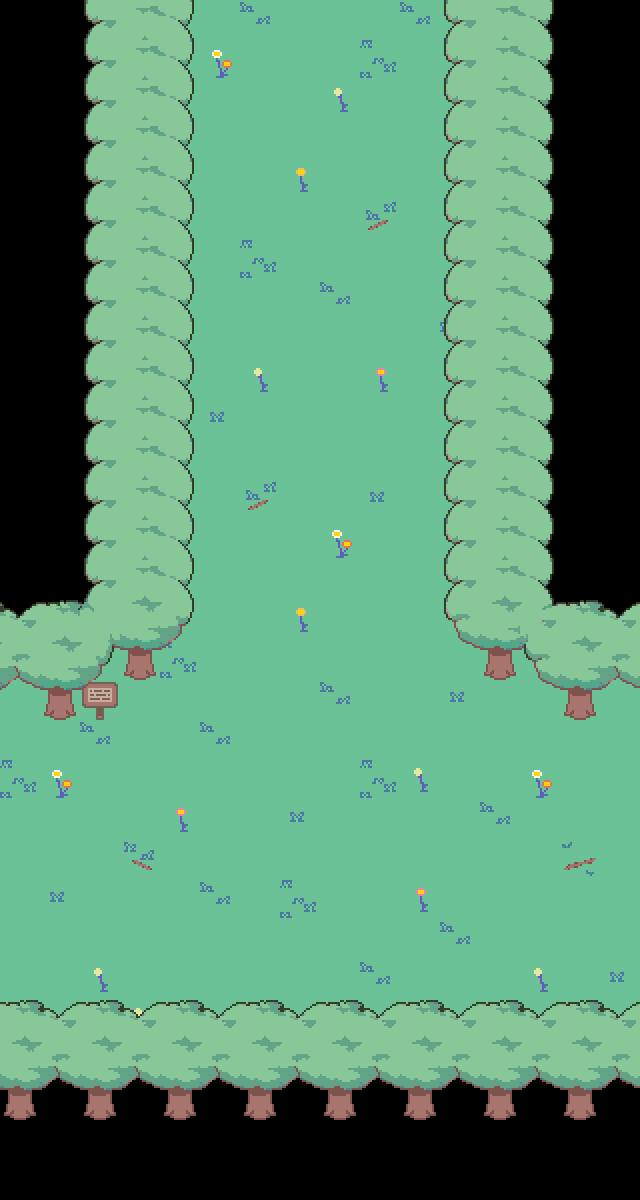

Below is a game level as drawn by its tile map, then a one-line description and the .tmx file that defines it, in full:
An orthogonal 16x30 tile map with 40x40 px tiles, 4 tile layers (Tile Layer 1, Tile Layer 4, Tile Layer 2, Copy of Tile Layer 2) and 14 objects (3x transition, 2x enemy, interactable, for2, fp2, ...).

<map version="1.9" tiledversion="1.9.0" orientation="orthogonal" renderorder="right-down" width="16" height="30" tilewidth="40" tileheight="40" infinite="0" nextlayerid="9" nextobjectid="18">
 <editorsettings>
  <export target="data.lua" format="lua" />
 </editorsettings>
 <properties>
  <property name="border" value="deoxynn/forest" />
  <property name="light" type="bool" value="true" />
  <property name="music" value="deoxynn_forest" />
 </properties>
 <tileset firstgid="1" source="../../../tilesets/woods.tsx" />
 <layer id="1" name="Tile Layer 1" width="16" height="30">
  <data encoding="csv">
0,0,0,56,56,56,56,56,56,56,56,56,56,0,0,0,
0,0,0,56,56,56,56,56,56,39,56,56,56,0,0,0,
0,0,0,56,56,56,56,56,38,56,56,56,56,0,0,0,
0,0,0,56,56,56,56,56,56,56,56,56,56,0,0,0,
0,0,0,56,56,56,56,56,56,56,56,56,56,0,0,0,
0,0,0,56,56,56,56,56,56,40,56,56,56,0,0,0,
0,0,0,56,56,56,39,56,56,56,56,56,56,0,0,0,
0,0,0,56,56,56,56,56,56,56,56,56,56,0,0,0,
0,0,0,56,56,56,56,56,56,56,56,47,56,0,0,0,
0,0,0,56,56,56,38,56,56,56,56,56,56,0,0,0,
0,0,0,56,56,40,56,56,56,56,56,56,56,0,0,0,
0,0,0,56,56,56,56,56,56,56,56,56,56,0,0,0,
0,0,0,56,56,56,11,56,56,40,56,56,56,0,0,0,
0,0,0,56,47,56,56,56,56,56,56,56,56,0,0,0,
0,0,0,56,56,56,56,56,56,56,56,56,56,0,0,0,
0,0,0,56,56,56,56,56,56,56,56,56,56,0,0,0,
56,56,56,56,39,56,56,56,56,56,56,56,56,56,56,56,
56,56,56,56,56,56,56,56,56,56,56,40,56,56,56,56,
56,56,56,56,56,56,56,56,56,56,56,56,56,56,56,56,
39,56,56,56,56,56,56,56,56,39,38,56,56,56,56,56,
56,56,56,56,56,56,56,40,56,56,56,56,56,56,56,56,
56,56,56,2147483658,56,56,56,56,56,56,56,56,56,56,10,56,
56,40,56,56,56,56,56,39,56,56,56,56,56,56,56,56,
56,56,56,56,56,56,56,56,56,56,56,56,56,56,56,56,
56,56,38,56,56,56,56,56,56,47,56,56,56,38,56,40,
56,56,56,38,56,56,56,56,56,56,56,56,56,56,56,56,
0,0,0,0,0,0,0,0,0,0,0,0,0,0,0,0,
0,0,0,0,0,0,0,0,0,0,0,0,0,0,0,0,
0,0,0,0,0,0,0,0,0,0,0,0,0,0,0,0,
0,0,0,0,0,0,0,0,0,0,0,0,0,0,0,0
</data>
 </layer>
 <layer id="4" name="Tile Layer 4" width="16" height="30">
  <data encoding="csv">
0,0,0,0,0,0,0,0,0,0,0,0,0,0,0,0,
0,0,0,0,0,0,0,0,0,0,0,0,0,0,0,0,
0,0,0,0,0,0,0,0,0,0,0,0,0,0,0,0,
0,0,0,0,0,0,0,0,0,0,0,0,0,0,0,0,
0,0,0,0,0,0,0,0,0,0,0,0,0,0,0,0,
0,0,0,0,0,0,0,0,0,0,0,0,0,0,0,0,
0,0,0,0,0,0,0,0,0,0,0,0,0,0,0,0,
0,0,0,0,0,0,0,0,0,0,0,0,0,0,0,0,
0,0,0,0,0,0,0,0,0,0,0,0,0,0,0,0,
0,0,0,0,0,0,0,0,0,0,0,0,0,0,0,0,
0,0,0,0,0,0,0,0,0,0,0,0,0,0,0,0,
0,0,0,0,0,0,0,0,0,0,0,0,0,0,0,0,
0,0,0,0,0,0,0,0,0,0,0,0,0,0,0,0,
0,0,0,0,0,0,0,0,0,0,0,0,0,0,0,0,
0,0,0,0,0,0,0,0,0,0,0,0,0,0,0,0,
0,0,0,0,0,0,0,0,0,0,0,0,0,0,0,0,
0,0,0,0,0,0,0,0,0,0,0,0,0,0,0,0,
0,0,306,0,0,0,0,0,0,0,0,0,0,0,0,0,
0,0,0,0,0,0,0,0,0,0,0,0,0,0,0,0,
0,0,0,0,0,0,0,0,0,0,0,0,0,0,0,0,
0,0,0,0,0,0,0,0,0,0,0,0,0,0,0,0,
0,0,0,0,0,0,0,0,0,0,0,0,0,0,0,0,
0,0,0,0,0,0,0,0,0,0,0,0,0,0,0,0,
0,0,0,0,0,0,0,0,0,0,0,0,0,0,0,0,
0,0,0,0,0,0,0,0,0,0,0,0,0,0,0,0,
0,0,0,0,0,0,0,0,0,0,0,0,0,0,0,0,
0,0,0,0,0,0,0,0,0,0,0,0,0,0,0,0,
0,0,0,0,0,0,0,0,0,0,0,0,0,0,0,0,
0,0,0,0,0,0,0,0,0,0,0,0,0,0,0,0,
0,0,0,0,0,0,0,0,0,0,0,0,0,0,0,0
</data>
 </layer>
 <layer id="2" name="Tile Layer 2" width="16" height="30">
  <data encoding="csv">
0,0,93,94,95,0,47,0,0,0,47,93,94,95,0,0,
0,0,93,94,95,23,0,0,0,0,0,93,94,95,0,0,
0,0,93,94,95,0,0,0,0,0,0,93,94,95,0,0,
0,0,93,94,95,0,0,0,0,0,0,93,94,95,0,0,
0,0,93,94,95,0,0,34,0,0,0,93,94,95,0,0,
0,0,93,94,95,0,0,0,0,11,0,93,94,95,0,0,
0,0,93,94,95,0,0,0,0,0,0,93,94,95,0,0,
0,0,93,94,95,0,0,0,47,0,0,93,94,95,0,0,
0,0,93,94,95,0,0,0,0,0,0,93,94,95,0,0,
0,0,93,94,95,0,0,0,0,45,0,93,94,95,0,0,
0,0,93,94,95,0,0,0,0,0,0,93,94,95,0,0,
0,0,93,94,95,0,0,0,0,0,0,93,94,95,0,0,
0,0,93,94,95,0,11,0,0,0,0,93,94,95,0,0,
0,0,93,94,95,0,0,0,23,0,0,93,94,95,0,0,
0,0,93,94,95,0,0,0,0,0,0,93,94,95,0,0,
135,134,190,101,102,0,0,34,0,0,0,100,101,192,193,135,
146,145,201,112,113,0,0,0,0,0,0,111,112,203,204,146,
157,156,212,0,0,0,0,0,47,0,0,0,0,214,215,157,
0,0,47,0,0,47,0,0,0,0,0,0,0,0,0,0,
0,23,0,0,0,0,0,0,0,0,0,0,0,23,0,0,
0,0,0,0,45,0,0,0,0,0,0,0,47,0,0,0,
0,0,0,2147483659,0,0,0,0,0,0,0,0,0,0,0,0,
0,0,0,0,0,47,0,0,0,0,45,0,0,0,0,0,
0,0,0,0,0,0,0,0,0,0,0,47,0,0,0,0,
0,0,0,0,0,0,0,0,0,0,0,0,0,0,0,0,
134,135,134,135,134,135,134,135,134,135,189,135,134,135,134,135,
145,146,145,146,145,146,145,146,145,146,145,146,145,146,145,146,
156,157,156,157,156,157,156,157,156,157,156,157,156,157,156,157,
0,0,0,0,0,0,0,0,0,0,0,0,0,0,0,0,
0,0,0,0,0,0,0,0,0,0,0,0,0,0,0,0
</data>
 </layer>
 <objectgroup id="5" name="collision">
  <object id="2" x="0" y="0" width="120" height="720" />
  <object id="3" x="100" y="0" width="80" height="680" />
  <object id="4" x="560" y="0" width="80" height="720" />
  <object id="5" x="460" y="0" width="120" height="680" />
  <object id="6" x="0" y="1040" width="640" height="160" />
 </objectgroup>
 <objectgroup id="7" name="objects">
  <object id="9" name="interactable" x="80" y="680" width="40" height="40">
   <properties>
    <property name="cutscene" value="deoxynn.sign1" />
    <property name="once" type="bool" value="false" />
   </properties>
  </object>
  <object id="11" name="transition" x="160" y="-20" width="320" height="15">
   <properties>
    <property name="map" value="deoxynn/forest_2" />
    <property name="marker" value="for3" />
   </properties>
  </object>
  <object id="12" name="transition" x="-20" y="720" width="15" height="320">
   <properties>
    <property name="map" value="deoxynn/forest_puzzle2" />
    <property name="marker" value="for3" />
   </properties>
  </object>
  <object id="14" name="transition" x="640" y="720" width="15" height="320">
   <properties>
    <property name="map" value="deoxynn/forest_4" />
    <property name="marker" value="for3" />
   </properties>
  </object>
  <object id="16" name="enemy" x="400" y="480">
   <properties>
    <property name="actor" value="rodenteer" />
    <property name="chase" type="bool" value="true" />
    <property name="group" value="pepsi" />
    <property name="lightencounter" value="2rodenteer" />
   </properties>
   <point />
  </object>
  <object id="17" name="enemy" x="240" y="320">
   <properties>
    <property name="actor" value="rodenteer" />
    <property name="chase" type="bool" value="true" />
    <property name="group" value="pepsi" />
    <property name="lightencounter" value="2rodenteer" />
   </properties>
   <point />
  </object>
 </objectgroup>
 <objectgroup id="8" name="markers">
  <object id="10" name="for2" x="320" y="40">
   <point />
  </object>
  <object id="13" name="fp2" x="40" y="880">
   <point />
  </object>
  <object id="15" name="for4" x="600" y="880">
   <point />
  </object>
 </objectgroup>
 <layer id="6" name="Copy of Tile Layer 2" width="16" height="30">
  <data encoding="csv">
0,0,93,94,95,0,0,0,0,0,0,93,94,95,0,0,
0,0,93,94,95,0,0,0,0,0,0,93,94,95,0,0,
0,0,93,94,95,0,0,0,0,0,0,93,94,95,0,0,
0,0,93,94,95,0,0,0,0,0,0,93,94,95,0,0,
0,0,93,94,95,0,0,0,0,0,0,93,94,95,0,0,
0,0,93,94,95,0,0,0,0,0,0,93,94,95,0,0,
0,0,93,94,95,0,0,0,0,0,0,93,94,95,0,0,
0,0,93,94,95,0,0,0,0,0,0,93,94,95,0,0,
0,0,93,94,95,0,0,0,0,0,0,93,94,95,0,0,
0,0,93,94,95,0,0,0,0,0,0,93,94,95,0,0,
0,0,93,94,95,0,0,0,0,0,0,93,94,95,0,0,
0,0,93,94,95,0,0,0,0,0,0,93,94,95,0,0,
0,0,93,94,95,0,0,0,0,0,0,93,94,95,0,0,
0,0,93,94,95,0,0,0,0,0,0,93,94,95,0,0,
0,0,93,94,95,0,0,0,0,0,0,93,94,95,0,0,
135,134,190,101,102,0,0,0,0,0,0,100,101,192,193,135,
146,145,201,114,113,0,0,0,0,0,0,111,114,203,204,146,
157,114,0,0,0,0,0,0,0,0,0,0,0,0,114,157,
0,0,0,0,0,0,0,0,0,0,0,0,0,0,0,0,
0,0,0,0,0,0,0,0,0,0,0,0,0,0,0,0,
0,0,0,0,0,0,0,0,0,0,0,0,0,0,0,0,
0,0,0,0,0,0,0,0,0,0,0,0,0,0,0,0,
0,0,0,0,0,0,0,0,0,0,0,0,0,0,0,0,
0,0,0,0,0,0,0,0,0,0,0,0,0,0,0,0,
0,0,0,0,0,0,0,0,0,0,0,0,0,0,0,0,
134,135,134,135,134,135,134,135,134,135,189,135,134,135,134,135,
145,146,145,146,145,146,145,146,145,146,145,146,145,146,145,146,
156,157,156,157,156,157,156,157,156,157,156,157,156,157,156,157,
0,0,0,0,0,0,0,0,0,0,0,0,0,0,0,0,
0,0,0,0,0,0,0,0,0,0,0,0,0,0,0,0
</data>
 </layer>
</map>
